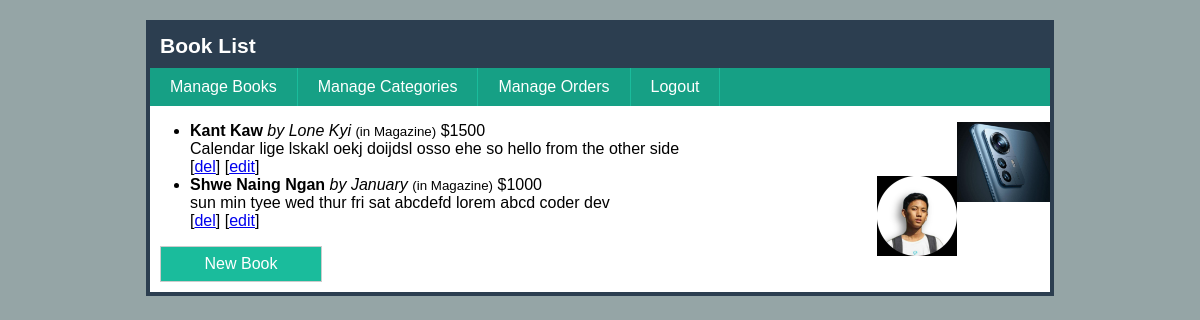
/admin/book-list.php (signed in), run on the app's committed database.
### tables this page shows
CREATE TABLE `books` (
  `id` int(11) NOT NULL,
  `title` varchar(255) NOT NULL,
  `author` varchar(255) NOT NULL,
  `summary` text NOT NULL,
  `price` float NOT NULL,
  `category_id` int(11) NOT NULL,
  `cover` varchar(255) DEFAULT NULL,
  `created_date` datetime NOT NULL,
  `modified_date` datetime NOT NULL
);

CREATE TABLE `categories` (
  `id` int(11) NOT NULL,
  `name` varchar(255) NOT NULL,
  `remark` text DEFAULT NULL,
  `created_date` date NOT NULL,
  `modified_date` date NOT NULL
);

### admin/book-list.php (the view, shortened to what this page needs)
<!DOCTYPE html>
<html lang="en">
<head>
     <link rel="stylesheet" href="css/style.css">
</head>
<body>
     <h1>Book List</h1>
     <ul class="menu">
          <li><a href="book-list.php">Manage Books</a></li>
          <li><a href="cat-list.php">Manage Categories</a></li>
          <li><a href="orders.php">Manage Orders</a></li>
          <li><a href="logout.php">Logout</a></li>
     </ul>
     <?php
          include("confs/config.php");
          $result = mysqli_query($conn, "
          SELECT books.*, categories.name
          FROM books LEFT JOIN categories
          ON books.category_id = categories.id
          ORDER BY books.created_date DESC ");
     ?>
     <ul class="books">
          <?php while($row = mysqli_fetch_assoc($result)): ?>
          <li>
               <img src="covers/<?php echo $row['cover'] ?>" align="right" height="80" >
               <b><?php echo $row['title'] ?></b>
               <i>by <?php echo $row['author'] ?></i>
               <small>(in <?php echo $row['name'] ?>)</small>
               <span>$<?php echo $row['price'] ?></span>
               <div><?php echo $row['summary'] ?></div>
               [<a href="book-del.php?id=<?php echo $row['id'] ?>" class="del">del</a>]
               [<a href="book-edit.php?id=<?php echo $row['id'] ?>">edit</a>]
          </li>
          <?php endwhile; ?>
     </ul>
     <a href="book-new.php" class="new">New Book</a>
</body>
</html>

### admin/css/style.css (style rules this page uses)
html { background: #95A5A6; }
body { font-family: Arial, Helvetica, sans-serif; width: 900px; background: #fff; border: 4px solid #2C3E50; margin: 20px auto; }
h1 { padding: 10px; font-size: 21px; background: #2C3E50; margin: 0; color: #fff; }
a.new { display: block; padding: 8px 0; text-align: center; width: 160px; margin: 10px; color: #fff; background: #1ABC9C; border: 1px solid #ccc; text-decoration: none; }
ul.menu { list-style: none; margin: 0; padding: 0; overflow: hidden; background: #16A085; }
ul.menu li { float: left; border-right: 1px solid #1ABC9C; }
ul.menu a { display: block; padding: 10px 20px; text-decoration: none; color: #fff; }

### data on the page
books: cover (picture), title "Kant Kaw", author "Lone Kyi", category.name "Magazine", price "1500", summary "Calendar lige lskakl oekj doijdsl osso ehe so hello from the other side"
books: cover (picture), title "Shwe Naing Ngan", author "January", category.name "Magazine", price "1000", summary "sun min tyee wed thur fri sat abcdefd lorem abcd coder dev"
